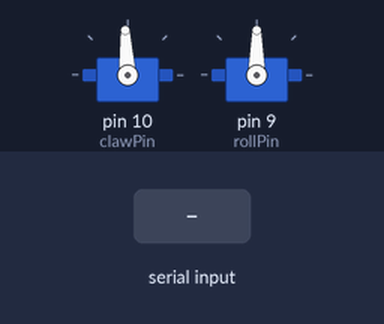
A sketch run on a simulated Arduino Uno, built with avr-gcc and run on an emulated ATmega328P. On the bench: 2 × servo. Inputs (shaded band) come from the test bench. What the sketch prints to the serial monitor is not drawn.

Above: at 1.2 s.
1.3 s: "claw:1\n" received over Serial
At 2.5 s:
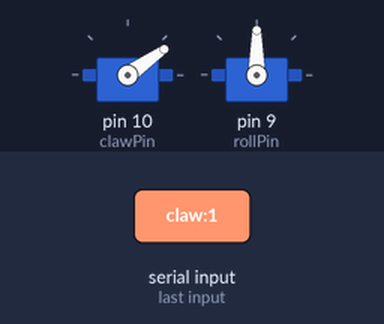
2.8 s: "claw:150\n" received over Serial
At 3.9 s:
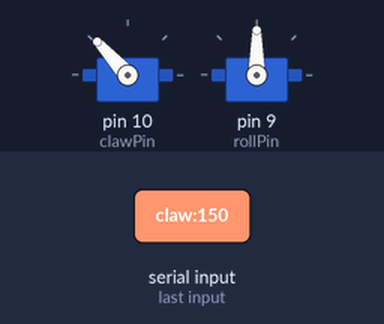
4.3 s: "roll:1\n" received over Serial
At 5.0 s:
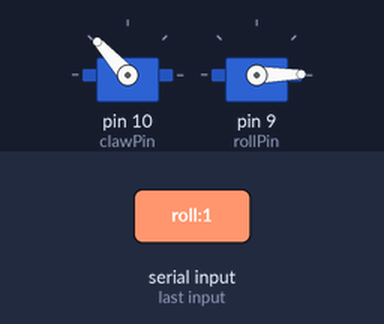
5.8 s: "roll:150\n" received over Serial
At 6.2 s:
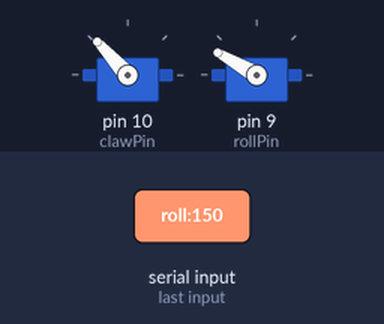
7.3 s: "claw:1\n" received over Serial
At 8.5 s:
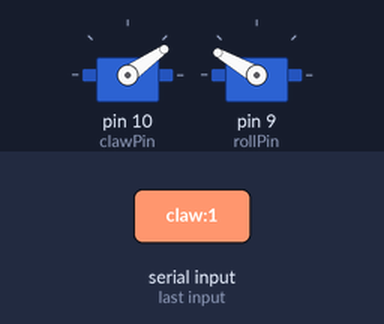
8.8 s: "roll:1\n" received over Serial
At 9.6 s:
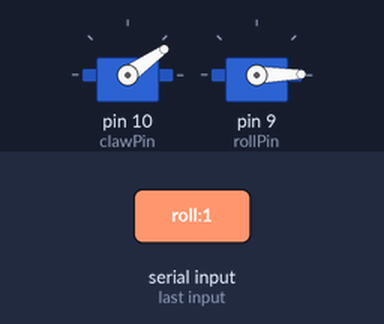
Timing chart, 0 to 11.3 s (numbered marks = the images above; inputs shaded):
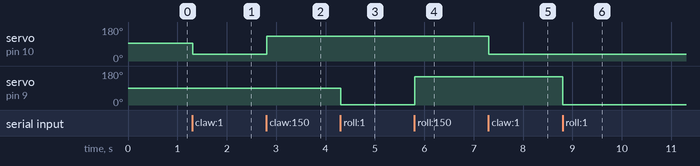

Measured:
- after the input at 1.3 s, servo on pin 10 (clawPin): 93° → 35° at once
- after the input at 2.8 s, servo on pin 10 (clawPin): 35° → 132° at once
- after the input at 4.3 s, servo on pin 9 (rollPin): 90° → 1° at once
- after the input at 5.8 s, servo on pin 9 (rollPin): 1° → 150° at once
- after the input at 7.3 s, servo on pin 10 (clawPin): 132° → 35° at once
- after the input at 8.8 s, servo on pin 9 (rollPin): 150° → 1° at once

The sketch:

TRASH_Claw.ino
```cpp
#include <Servo.h>

Servo clawServo;
Servo rollServo;

const int clawPin = 10;
const int rollPin = 9;

// Savox SW-0250MG pulse range
const int SERVO_MIN = 900;
const int SERVO_MAX = 2100;

String inputString = "";
bool stringComplete = false;

void setup() {
  Serial.begin(9600);

  clawServo.attach(clawPin);
  rollServo.attach(rollPin);

  clawServo.writeMicroseconds(1500); // midpoint
  rollServo.write(90);                // midpoint

  inputString.reserve(50);
  Serial.println("Arduino ready");
}

void loop() {
  if (stringComplete) {
    processCommand(inputString);
    inputString = "";
    stringComplete = false;
  }
}

void serialEvent() {
  while (Serial.available()) {
    char inChar = (char)Serial.read();
    if (inChar == '\n') {
      stringComplete = true;
    } else {
      inputString += inChar;
    }
  }
}

void processCommand(String command) {
  int colonIndex = command.indexOf(':');
  if (colonIndex == -1) return;

  String servoName = command.substring(0, colonIndex);
  int targetPos = command.substring(colonIndex + 1).toInt();
  targetPos = constrain(targetPos, 0, 180);

  if (servoName == "claw") {
    int us = map(targetPos, 0, 180, SERVO_MIN, SERVO_MAX);
    clawServo.writeMicroseconds(us);
  } else if (servoName == "roll") {
    rollServo.write(targetPos);
  }
}
```
